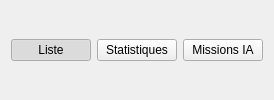
             <widget class="QFrame" name="subNavBarPecheurs">
              <property name="minimumSize">
               <size>
                <width>0</width>
                <height>50</height>
               </size>
              </property>
              <layout class="QHBoxLayout" name="horizontalLayout_SubNavPech">
               <item>
                <widget class="QPushButton" name="btnSubPech1">
                 <property name="text">
                  <string>Liste</string>
                 </property>
                 <property name="checkable">
                  <bool>true</bool>
                 </property>
                 <property name="checked">
                  <bool>true</bool>
                 </property>
                 <property name="autoExclusive">
                  <bool>true</bool>
                 </property>
                </widget>
               </item>
               <item>
                <widget class="QPushButton" name="btnSubPech2">
                 <property name="text">
                  <string>Statistiques</string>
                 </property>
                 <property name="checkable">
                  <bool>true</bool>
                 </property>
                 <property name="autoExclusive">
                  <bool>true</bool>
                 </property>
                </widget>
               </item>
               <item>
                <widget class="QPushButton" name="btnSubPech3">
                 <property name="text">
                  <string>Missions IA</string>
                 </property>
                 <property name="checkable">
                  <bool>true</bool>
                 </property>
                 <property name="autoExclusive">
                  <bool>true</bool>
                 </property>
                </widget>
               </item>
               <item>
                <spacer name="spacerSubNav">
                 <property name="orientation">
                  <enum>Qt::Orientation::Horizontal</enum>
                 </property>
                 <property name="sizeHint" stdset="0">
                  <size>
                   <width>0</width>
                   <height>0</height>
                  </size>
                 </property>
                </spacer>
               </item>
              </layout>
             </widget>
